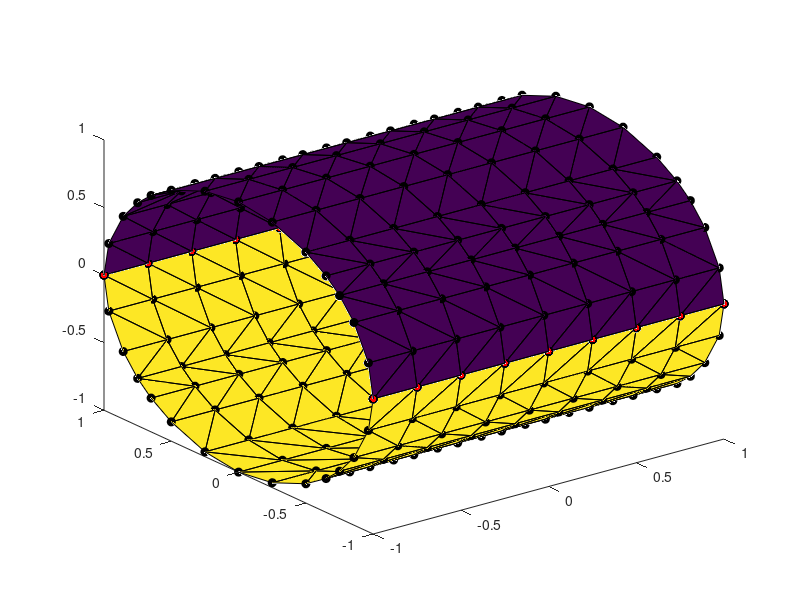

MATLAB code for this plot: (Note: this script raises an error after producing the figure.)

%% creation of raw data
%grid resolution
h = .25;

%grid dimensions
xmin = -1;
xmax = 1;
ymin = -1;
ymax = 1;
zmin = -1;
zmax = 1;

%Volume Data
f=@(X,Y,Z)Y.^2+Z.^2-1;
%f=@(X,Y,Z)X.^2+Y.^2+Z.^2-1;

%grid
[X,Y,Z]=meshgrid(xmin:h:xmax,ymin:h:ymax,zmin:h:zmax);

%Marching Cubes
fv=isosurface(X,Y,Z,f(X,Y,Z),0);

DATA = fv.vertices;
TRI = fv.faces;

%% division of surface into several patches

PATCHES = struct();

n_patches = 2;

for i = 1:n_patches
    name = ['patch',mat2str(i)];
    thisPatch = struct();
    
    thisPatch.id = i;    
    
    if(i==1)    
        vertex_ids = find(DATA(:,3)>=0);
    elseif(i==2)
        vertex_ids = find(DATA(:,3)<=0);
    end
    
    thisPatch.vertex_ids = vertex_ids
    
    TRI_ids_thisPatch = [];
    
    for t = 1:size(TRI,1)
        if(max(TRI(t,1)==vertex_ids) && max(TRI(t,2)==vertex_ids) && max(TRI(t,3)==vertex_ids))
            TRI_ids_thisPatch = [TRI_ids_thisPatch;t];
        end
    end
    
    thisPatch.tri_ids = TRI_ids_thisPatch;
    
    DATA_thisPatch = [DATA(thisPatch.vertex_ids,1),DATA(thisPatch.vertex_ids,2),DATA(thisPatch.vertex_ids,3)];
    
    xMin = min(DATA_thisPatch(:,1));
    xMax = max(DATA_thisPatch(:,1));
    yMin = min(DATA_thisPatch(:,2));
    yMax = max(DATA_thisPatch(:,2));
    thisPatch.vertex_u = (DATA_thisPatch(:,1)-xMin)/(xMax-xMin);
    thisPatch.vertex_v = (DATA_thisPatch(:,2)-yMin)/(yMax-yMin);
    
    PATCHES.(name)=thisPatch;
end

%% add connectivity of patches

for i = 1:n_patches
    name = ['patch',mat2str(i)];
    thisPatch = PATCHES.(name);
    vertex_ids = thisPatch.vertex_ids;
    connectedTo = zeros(size(vertex_ids));    
    PATCHES.(name).connectedTo=connectedTo;
end

for i = 1:n_patches
    name_i = ['patch',mat2str(i)];
    patch_i = PATCHES.(name_i);
    vertex_ids_i = patch_i.vertex_ids;  
    connectedTo_i = patch_i.connectedTo;
    for j = (i+1):n_patches
        name_j = ['patch',mat2str(j)];                
        patch_j = PATCHES.(name_j);
        vertex_ids_j = patch_j.vertex_ids;
        connectedTo_j = patch_j.connectedTo;        
        for v_i = 1:numel(vertex_ids_i)
            for v_j = 1:numel(vertex_ids_j)
                if(vertex_ids_i(v_i)==vertex_ids_j(v_j))
                    connectedTo_i(v_i)=j;
                    connectedTo_j(v_j)=i;
                end
            end
        end
        PATCHES.(name_j).connectedTo = connectedTo_j;
    end    
    PATCHES.(name_i).connectedTo = connectedTo_i;
end


%% visualisation

for i = 1:n_patches
    name = ['patch',mat2str(i)];
    thisPatch = PATCHES.(name);
    
    vertex_ids = thisPatch.vertex_ids;
    tri_ids = thisPatch.tri_ids;
    connected = thisPatch.connectedTo;
    
    DATA_thisPatch = [DATA(vertex_ids,1),DATA(vertex_ids,2),DATA(vertex_ids,3)];
    TRI_thisPatch = [TRI(tri_ids,1),TRI(tri_ids,2), TRI(tri_ids,3)];
    
    figure(1)
    hold on
    h_p=patch(struct('vertices',DATA,'faces',TRI_thisPatch));  
    if(i==1)
        col = 'k';
    else
        col = 'k';
    end
    h_v=plot3(DATA_thisPatch(:,1),DATA_thisPatch(:,2),DATA_thisPatch(:,3),'ko','MarkerFaceColor',col);
    h_b=plot3(DATA(vertex_ids(connected~=0),1),DATA(vertex_ids(connected~=0),2),DATA(vertex_ids(connected~=0),3),'ko','MarkerFaceColor','r');      
    set(gca,'CLim',[1 n_patches]);
    cdata = i * ones(size(TRI_thisPatch,1),1);
    set(h_p,'FaceColor','flat',...
        'FaceVertexCData',cdata,...        
        'CDataMapping','scaled') 
    view(3)
    hold off
end

%% fit NURBS to patches

for i = 1:n_patches
    
    name = ['patch',mat2str(i)];
    thisPatch = PATCHES.(name);
    
    N=5;
    M=5;
    h_p=3;
    
    [Cx,Cy,Cz,dataU,dataV,N,M,h_p,res]=NURBSfitOfPatch(N,M,h_p,DATA,thisPatch);
    %add boundary conditions!
    
    [U,V]=meshgrid(0:.1:1);
    [X,Y,Z]=NURBS(Cx,Cy,Cz,U,V,h_p);
    
    if(i==1)
        col = 'b';
    else
        col = 'y';
    end
    
    figure(1)
    hold on    
    surf(X,Y,Z,'FaceColor',col)
    plot3(Cx,Cy,Cz,'ko','MarkerFaceColor',col)
    axis([xmin,xmax,ymin,ymax,zmin,zmax])
    hold off   
    
    figure(2)
    subplot(2,1,i)
    hold on
    plot(U,V,'ko','MarkerFaceColor',col)
    hold off   
end


